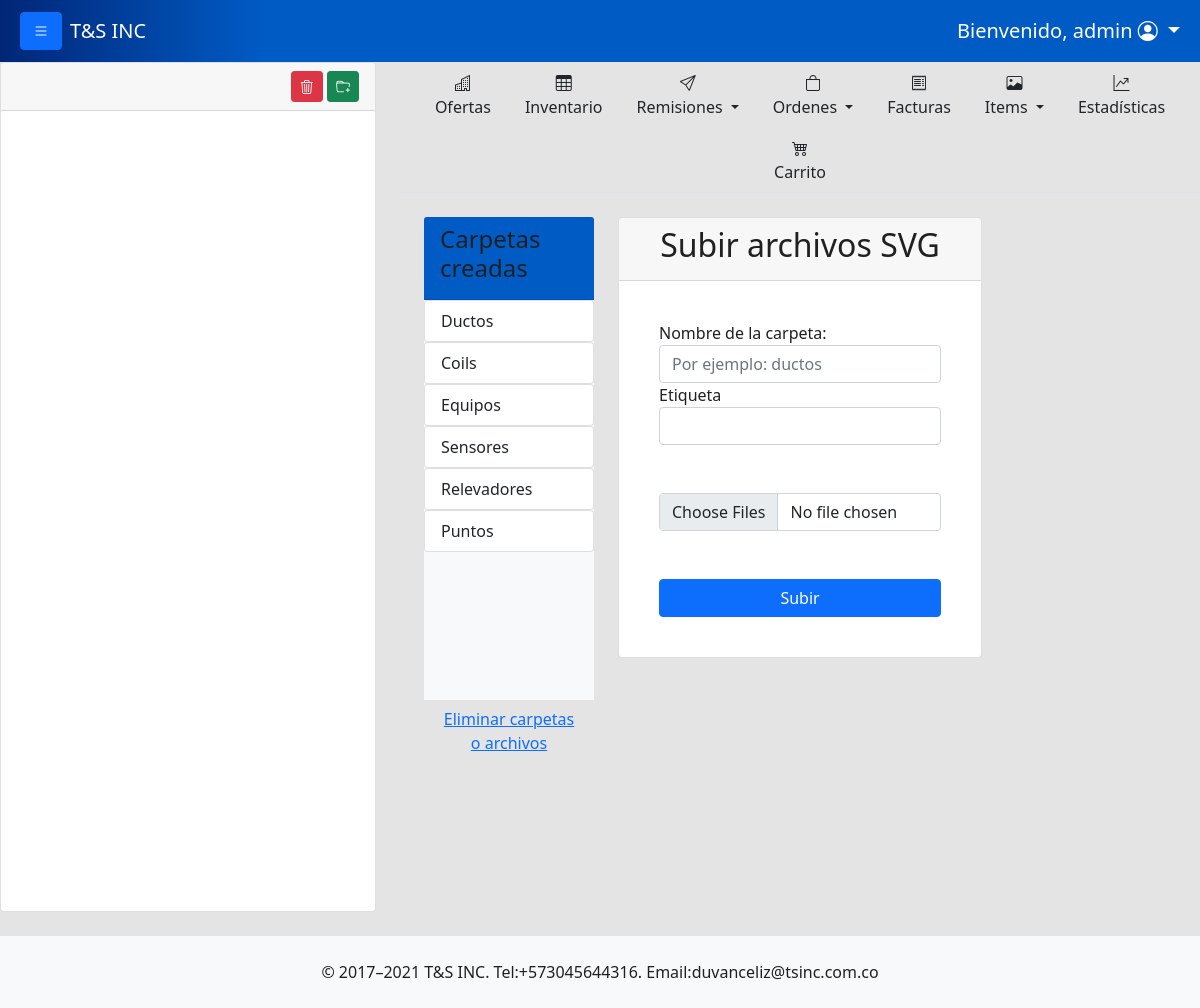
The page /uploadsvg/ (signed in) on the database as committed earlier.
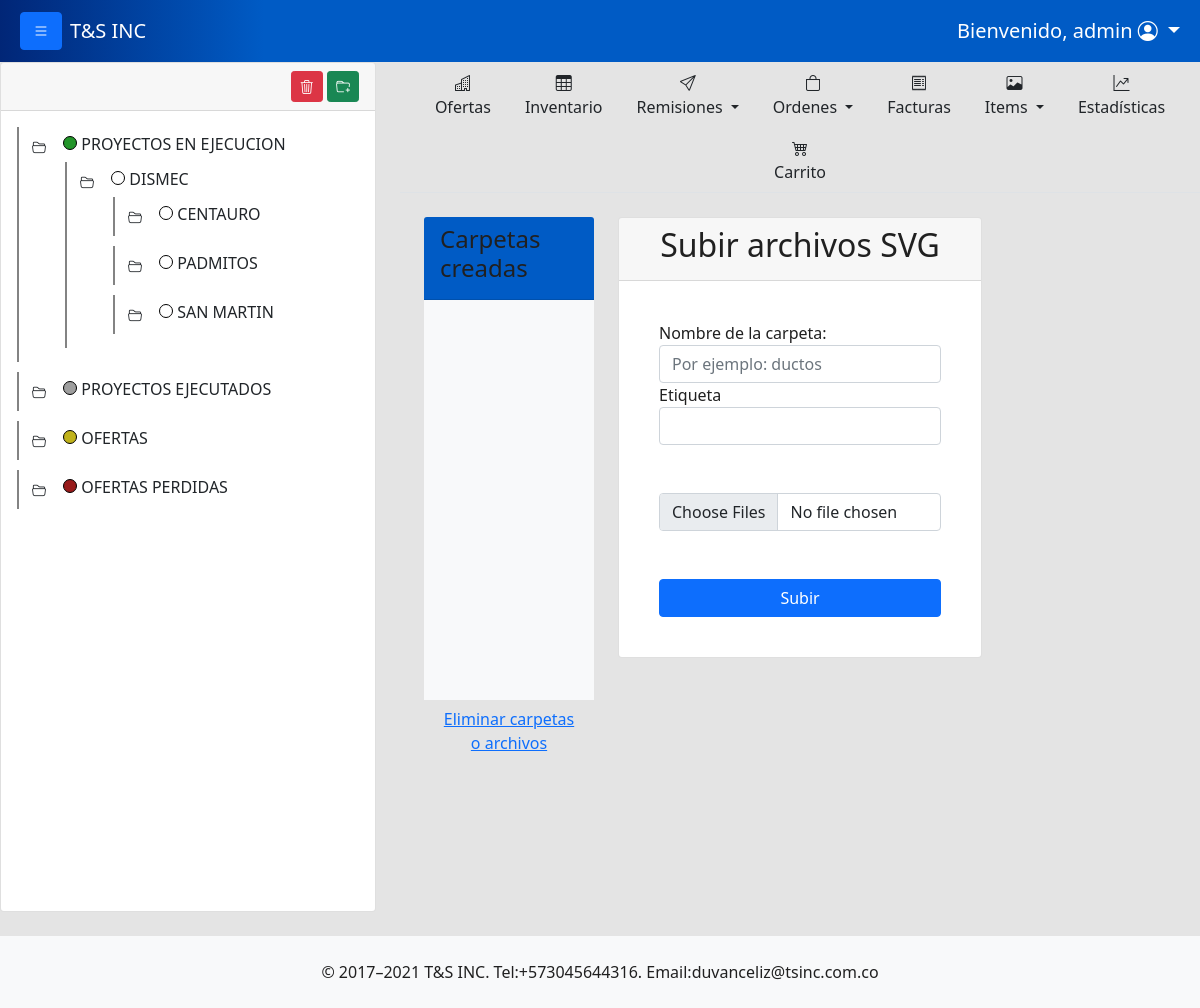
The same page on the database as committed later.
### tsinc/models.py (models this page shows, shortened)
class Folders(models.Model):
    name = models.CharField(max_length=100, default=None)
    path = models.CharField(max_length=200,  default=None)
    def __str__(self):
        return self.name

class Folder(models.Model):
    name = models.CharField(max_length=200)
    order = models.PositiveIntegerField(default=0)
    color = models.CharField(max_length=50, null=True, blank=True)
    parent = models.ForeignKey('self', on_delete=models.CASCADE, null=True, blank=True, related_name='children')
    project = models.ForeignKey(Project, on_delete=models.SET_NULL, null=True, blank=True)
    usersession = models.ForeignKey(User,on_delete=models.SET_NULL, null=True, blank=True )
    date = models.DateTimeField(default=timezone.now)
    class Meta:
        verbose_name = "Carpeta"
        verbose_name_plural = "Carpetas"
        ordering = ['order']

### tsinc/views.py (the view, shortened to what this page needs)
# urls.py: path('uploadsvg/', views.upload_svg, name='upload_svg'),
@user_passes_test(staff_required,login_url='/accessdenied/')
@login_required
def upload_svg(request):
    folders = Folders.objects.all()
    return render(request, 'uploadsvg.html', {'folders':folders})

### tsinc/context_processors.py (called while the page is built)
def folder_tree(request):
    folders = Folder.objects.select_related('parent').order_by('parent_id', 'order')
    return {
        'folder_tree':folders
    }

def get_user(request):
    return {
        'user':request.user
    }

### tsinc/views.py (called while the page is built)
def staff_required(user):
    return user.is_staff

### tsinc/templates/uploadsvg.html (shortened to what this page needs)
{% extends 'layout_with_folder_tree.html' %} {% block body %} {% load static %}
<div class="container">
    <div class="row">
        <div class="col-3">
          <div class="card-header" style="background: #005bc5;">
            <h4>
              Carpetas creadas
            </h4>
          </div>
          <div class="card-body bg-light p-0" style="overflow-y: scroll; height: 400px;">
            {% for folder in folders%}
            <ul class="list-group">
              <li class="list-group-item">
                {{folder}}
              </li>
            </ul>
          {% endfor %}
          </div>
          <a href="{% url 'files_folders' %}" class="btn btn-link">Eliminar carpetas o archivos</a>
        </div>
        <div class="col-6">
    <div class="card">
      <div class="card-header text-center">
        <h2>Subir archivos SVG</h2>
      </div>
      <div class="card-body">
        <form method="post" enctype="multipart/form-data" class="d-flex flex-column p-4">
          <label for="folder_name">Nombre de la carpeta:</label>
          <input class="form-control" type="text" id="folder_name" name="folder_name" placeholder="Por ejemplo: ductos">
          <label for="tag">Etiqueta</label>
          <input class="form-control" type="text" id="tag" name="tag" >
          <br><br>
          <input class="form-control" type="file" name="files" multiple>
          <br><br>
          <button type="submit" class="btn btn-primary">Subir</button>
      </form>
      </div>
    </div>
        </div>
        <div class="col-3">
        </div>
    </div>
</div>
{% endblock %}

### tsinc/templates/workspace_comp/subfolder_tree.html (shortened to what this page needs)
{% for folder in folders %}
    {% if folder.parent_id == parent %}
    <li data-id="{{folder.id}}">
            <span class="toggle-button " onclick="toggleSubfolders(this)"> <button class="btn btn btn-sm "><i class="bi bi-folder2-open"></i></button> </span>
            <div id="folder-color-indicator" style="background: {{folder.color}};"></div>
            <a href="{% url 'overview_folder' folder.id %}" class="text-dark" style="text-decoration: none;" >{{ folder.name }}</a>
            {% if folder.children.exists %}
                <ul data-id="{{folder.id}}" style="display: none;">
                    {% include 'workspace_comp/subfolder_tree.html' with folders=folders parent=folder.id %}
                </ul>
            {% else %}
            <ul>
            </ul>
            {% endif %}
        </li>
    {% endif %}
{% endfor %}

Rows that differ between the two databases and show on the page:
removed Folders: name "Ductos"
removed Folders: name "Coils"
removed Folders: name "Equipos"
removed Folders: name "Sensores"
removed Folders: name "Relevadores"
removed Folders: name "Puntos"
added Folder: name "PROYECTOS EN EJECUCION"
added Folder: name "DISMEC", shown under "PROYECTOS EN EJECUCION"
added Folder: name "CENTAURO", shown under "DISMEC"
added Folder: name "PADMITOS", shown under "DISMEC"
added Folder: name "SAN MARTIN", shown under "DISMEC"
added Folder: name "PROYECTOS EJECUTADOS"
added Folder: name "OFERTAS"
added Folder: name "OFERTAS PERDIDAS"
